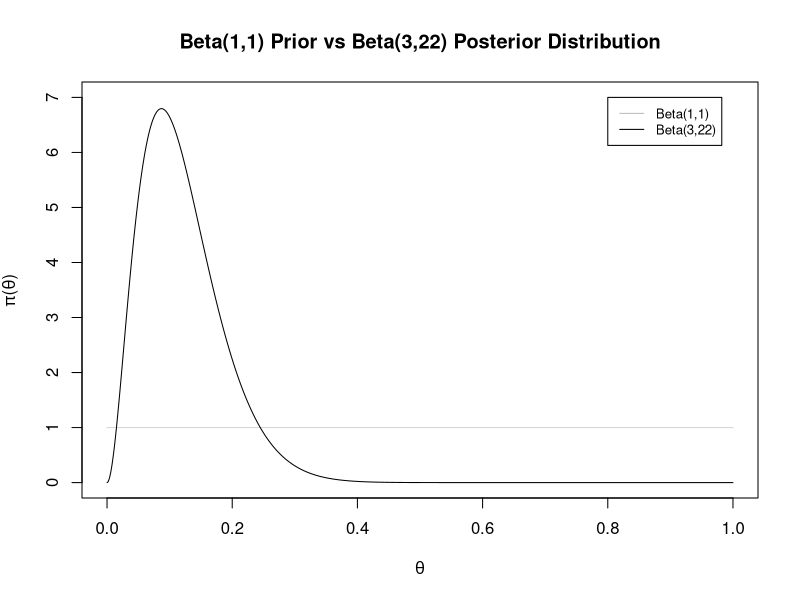

Write R code to recreate this figure.
## ---- chunk 1
alpha <- 1 ; beta <- 1
success <- 8 ; length <- 28
alphastar <- alpha + success
betastar <- length - success + beta
## ---- chunk 2
creds <- qbeta(c(0.05, 0.95),9,21)
paste("We are 90% sure that the posterior probability of the proportion of Duke undergraduate females attracted to opposites is between",round(creds[1],3),"and",round(creds[2],3))
## ---- chunk 3
alpha <- 2 ; beta <- 18
success <- 44 ; length <- 267
alphastar <- alpha + success
betastar <- length - success + beta
## ---- chunk 4
alpha/(alpha + beta)
## ---- chunk 5
creds <- qbeta(c(0.025, 0.975),alphastar,betastar)
paste("We are 95% sure that the posterior probability of the proportion of all pediatric trauma patients who are left-handed is between",round(creds[1], 4),"and",round(creds[2],4))
## ---- chunk 6
1- pbeta(.1,alphastar,betastar)
## ---- chunk 7
alphastar/(alphastar+betastar)
## ---- chunk 8
alpha <- 20 ; beta <- 20
success <- 489 ; length <- 753
alphastar <- alpha + success
betastar <- length - success + beta
## ---- chunk 9
creds <- qbeta(c(0.025, 0.975),alphastar,betastar)
paste("We are 95% sure that the posterior probability of the proportion who would pay to reform and expand health care in the US is between",round(creds[1], 4),"and",round(creds[2],4))
## ---- chunk 10
alpha <- 1 ; beta <- 1
success <- 489 ; length <- 753
alphastar <- alpha + success
betastar <- length - success + beta
## ---- chunk 11
creds <- qbeta(c(0.025, 0.975),alphastar,betastar)
paste("We are 95% sure that the poseterior probability of the proportion who would pay to reform and expand health care in the US is between",round(creds[1], 4),"and",round(creds[2],4))
## ---- chunk 12
alpha <- 1 ; beta <- 1
success <- 2 ; length <- 23
alphastar <- alpha + success
betastar <- length - success + beta
paste("Beta(",alphastar,",",betastar,")", sep = "")
## ---- chunk 13
xx <- seq(0,1,length.out = 1000)
prior <- dbeta(xx,1,1)
posterior <- dbeta(xx,alphastar,betastar)
plot(xx,prior,type = "l", col = "light gray", ylim = c(0,7), xlab = expression(theta),
     main = "Beta(1,1) Prior vs Beta(3,22) Posterior Distribution",
     ylab = expression(paste(pi, "(", theta, ")", sep="")))
lines(xx,posterior,type = "l", col = "black")
legend(.8,7,legend = c("Beta(1,1)", "Beta(3,22)"),col=c("gray", "black"), lty = 1,cex=0.8)
## ---- chunk 14
creds <- qbeta(c(0.0025, 0.9975),alphastar,betastar)
paste("We are 99.5% sure that the posterior probability of the proportion of Harvard graduates who would answer this question correctly is between",round(creds[1], 4),"and",round(creds[2],4),".")
## ---- chunk 15
library(dplyr)
# If we were actually looking for P(Y < -13) out of a monte-carlo distribution
mean(rnorm(10000,-10,4)  < -13)
## ---- chunk 16
pnorm(-13,-10,4)
## ---- chunk 17
n <- 42 ; y <- 19 ; alpha <- 5.8 ; beta <- 7.1
alphastar <- alpha + y
betastar <- n - y + beta
theta <- rbeta(10000,alphastar,betastar)
quantile(theta, c(0.05, 0.95))
## ---- chunk 18
lower <- qbeta(.05,alphastar,betastar)
upper <- qbeta(.95,alphastar,betastar)
c("5%" = lower, "95%" = upper)
## ---- chunk 19
replicate(1000,mean(rbinom(100,109,.63))) %>% mean
## ---- chunk 20
109*.63
